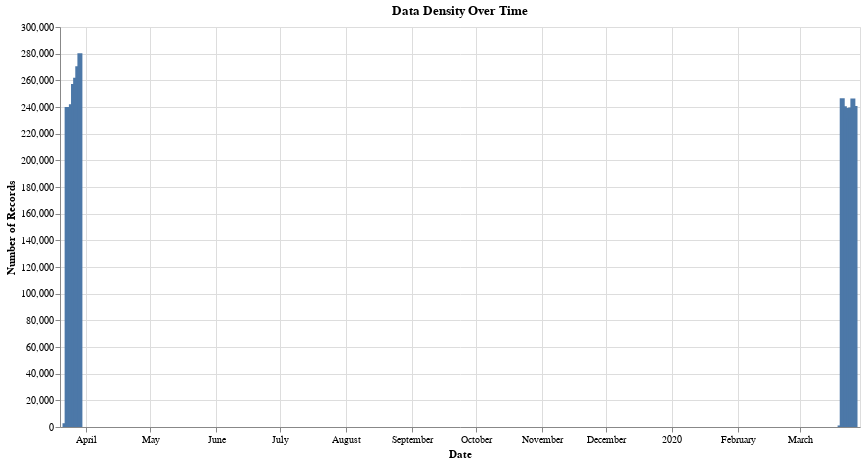

Notebook code for this chart:
### Code cell
chart = alt.Chart(daily).mark_bar().encode(
    x=alt.X('date:T', title='Date'),
    y=alt.Y('count:Q', title='Number of Records'),
    tooltip=['date:T', 'count:Q']
).properties(
    title='Data Density Over Time',
    width=800,
    height=400
)

chart

### Figure 1 — Vega specification as saved in the notebook (floating-point values rounded to 4 significant figures)
{"$schema": "https://vega.github.io/schema/vega/v5.json", "data": [{"name": "source_0", "values": [{"count": 2823, "count_end": 2823.0, "count_start": 0.0, "date": "2019-03-22T00:00:00.000"}, {"count": 239924, "count_end": 239900.0, "count_start": 0.0, "date": "2019-03-23T00:00:00.000"}, {"count": 232839, "count_end": 232800.0, "count_start": 0.0, "date": "2019-03-24T00:00:00.000"}, {"count": 242063, "count_end": 242100.0, "count_start": 0.0, "date": "2019-03-25T00:00:00.000"}, {"count": 257274, "count_end": 257300.0, "count_start": 0.0, "date": "2019-03-26T00:00:00.000"}, {"count": 261975, "count_end": 262000.0, "count_start": 0.0, "date": "2019-03-27T00:00:00.000"}, {"count": 270642, "count_end": 270600.0, "count_start": 0.0, "date": "2019-03-28T00:00:00.000"}, {"count": 280289, "count_end": 280300.0, "count_start": 0.0, "date": "2019-03-29T00:00:00.000"}, {"count": 1170, "count_end": 1170.0, "count_start": 0.0, "date": "2020-03-20T00:00:00.000"}, {"count": 246471, "count_end": 246500.0, "count_start": 0.0, "date": "2020-03-21T00:00:00.000"}, {"count": 240595, "count_end": 240600.0, "count_start": 0.0, "date": "2020-03-22T00:00:00.000"}, {"count": 239284, "count_end": 239300.0, "count_start": 0.0, "date": "2020-03-23T00:00:00.000"}, {"count": 231847, "count_end": 231800.0, "count_start": 0.0, "date": "2020-03-24T00:00:00.000"}, {"count": 239535, "count_end": 239500.0, "count_start": 0.0, "date": "2020-03-25T00:00:00.000"}, {"count": 246332, "count_end": 246300.0, "count_start": 0.0, "date": "2020-03-26T00:00:00.000"}, {"count": 240814, "count_end": 240800.0, "count_start": 0.0, "date": "2020-03-27T00:00:00.000"}], "transform": [{"type": "formula", "expr": "toDate(datum['date'])", "as": "date"}]}], "marks": [{"type": "rect", "name": "marks", "from": {"data": "source_0"}, "encode": {"update": {"tooltip": {"signal": "{\"date\": timeFormat(datum[\"date\"], '%b %d, %Y'), \"count\": format(datum[\"count\"], \"\")}"}, "fill": {"value": "#4c78a8"}, "y2": {"field": "count_start", "scale": "y"}, "y": {"field": "count_end", "scale": "y"}, "width": {"value": 5}, "xc": {"field": "date", "scale": "x"}}}, "style": ["bar"]}], "scales": [{"name": "x", "type": "time", "domain": {"data": "source_0", "field": "date"}, "range": [0, {"signal": "width"}], "padding": 5}, {"name": "y", "type": "linear", "domain": {"data": "source_0", "fields": ["count_start", "count_end"]}, "range": [{"signal": "height"}, 0], "nice": true, "zero": true}], "axes": [{"scale": "x", "ticks": false, "minExtent": 0, "zindex": 0, "maxExtent": 0, "orient": "bottom", "domain": false, "labels": false, "aria": false, "grid": true, "gridScale": "y", "tickCount": {"signal": "ceil(width/40)"}}, {"scale": "y", "zindex": 0, "gridScale": "x", "aria": false, "orient": "left", "maxExtent": 0, "tickCount": {"signal": "ceil(height/40)"}, "minExtent": 0, "ticks": false, "labels": false, "grid": true, "domain": false}, {"scale": "x", "labelOverlap": true, "zindex": 0, "orient": "bottom", "grid": false, "tickCount": {"signal": "ceil(width/40)"}, "title": "Date", "labelFlush": true}, {"scale": "y", "tickCount": {"signal": "ceil(height/40)"}, "zindex": 0, "grid": false, "orient": "left", "title": "Number of Records", "labelOverlap": true}], "title": {"text": "Data Density Over Time", "frame": "group"}, "height": 400, "background": "white", "width": 800, "style": "cell", "padding": 5}
